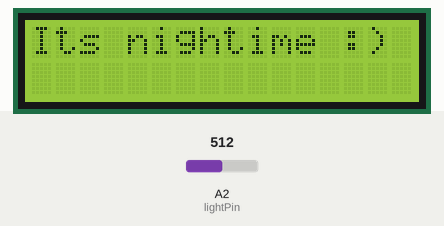
The sketch below on a simulated Arduino Uno, built with avr-gcc and run on an emulated ATmega328P. Parts: 16×2 character LCD. The inputs (shaded band) are chosen by the test bench; at power-on: A2 (lightPin) = 512. What the sketch prints to the serial monitor is not drawn.

Above: at 1.2 s.
1.3 s: A2 (lightPin) set to 440
At 2.8 s:
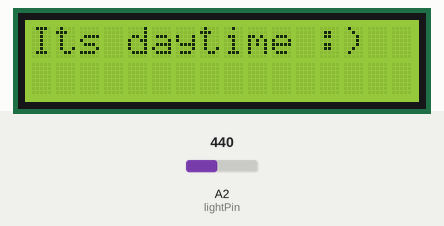
4.9 s: A2 (lightPin) set to 466
At 5.5 s:
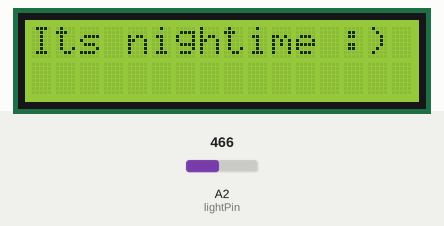
8.5 s: A2 (lightPin) set to 306
At 10.8 s:
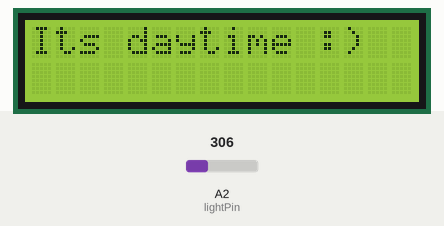
Timing chart, 0 to 12.3 s (numbered marks = the images above; inputs shaded):
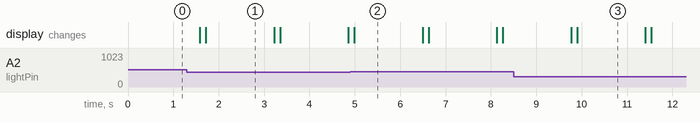

Measured:
- the behaviour switches between 450 and 451 on A2 (lightPin) (found by bisection; images 1 and 2)
- after the input at 1.3 s, the display: first differs from a run without the input after 0.42 s (image 1)
- after the input at 4.9 s, the display: changes after 0.09 s (image 2)
- after the input at 8.5 s, the display: first differs from a run without the input after 1.4 s (image 3)
- what the display in image 1 shows lasts 1.5 s, from 1.7 s to 3.2 s

The sketch:

1_LCD_photoresistor.ino
```cpp
#include <Wire.h>
#include <LiquidCrystal_I2C.h>

int lightPin = A2;

LiquidCrystal_I2C lcd(0x27, 2, 1, 0, 4, 5, 6, 7, 3, POSITIVE);  // Set the LCD I2C address, if it's not working try 0x27.

void setup(){
  Serial.begin(9600);
  lcd.begin(16,2);   // iInit the LCD for 16 chars 2 lines
  lcd.backlight();   // Turn on the backligt (try lcd.noBaklight() to turn it off)
  lcd.setCursor(0,0); //First line

}

void loop(){
  Serial.println(analogRead(lightPin));
  if (analogRead(lightPin) > 450){
    lcd.print("Its nightime :)");
    delay(1500);
    lcd.clear();
    delay(100);
  }

  else{
    lcd.print("Its daytime :)");
    delay(1500);
    lcd.clear();
    delay(100);
  }

  delay(20);

}
```
